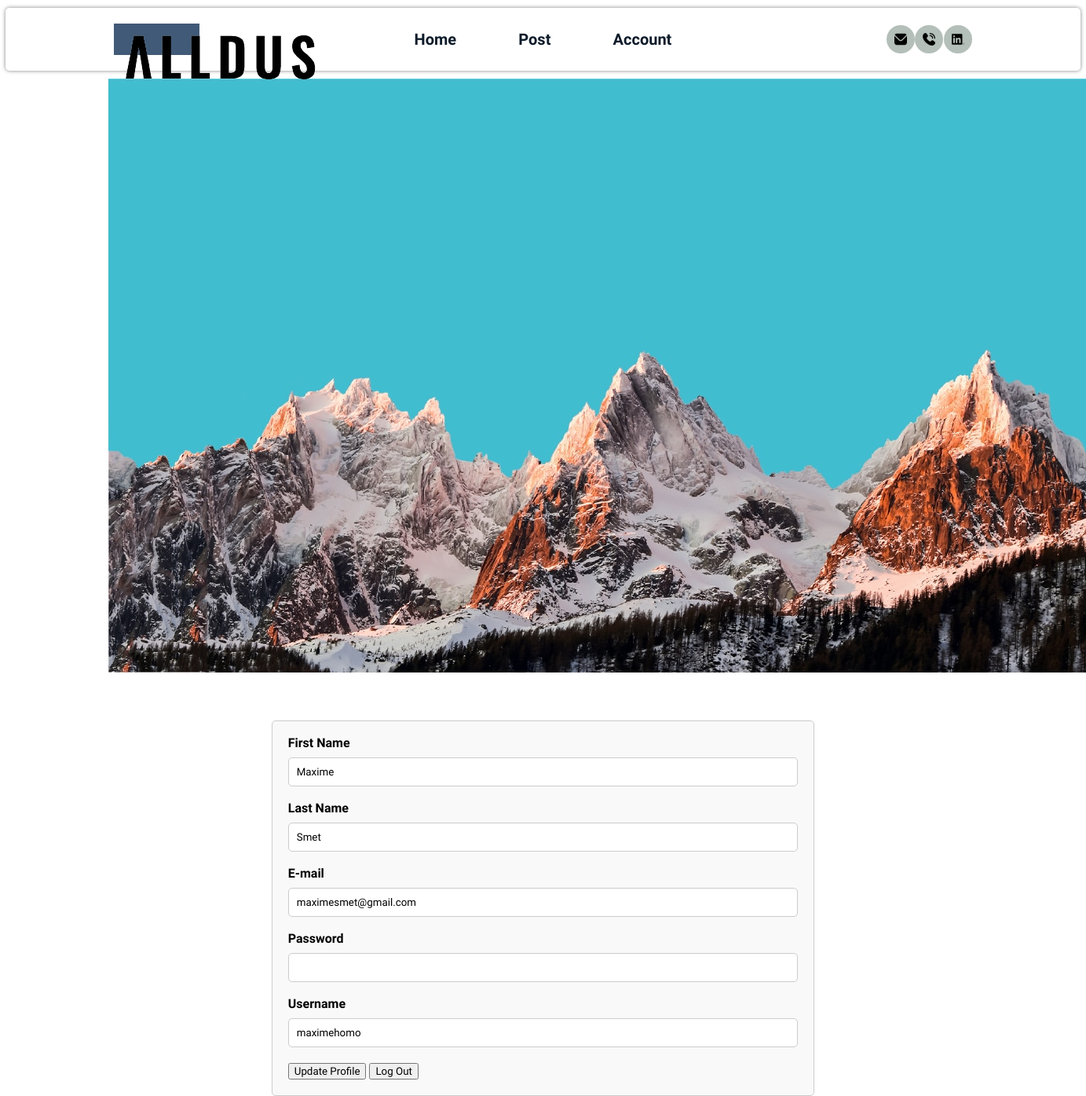
The app's page /login.php (signed in) with its own data.
### tables this page shows
CREATE TABLE `tblusers` (
  `UserID` int NOT NULL AUTO_INCREMENT,
  `FirstName` varchar(50) NOT NULL,
  `LastName` varchar(50) NOT NULL,
  `Username` varchar(50) NOT NULL,
  `PasswordHash` varchar(255) NOT NULL,
  `Email` varchar(100) DEFAULT NULL,
  `CreatedAt` timestamp NULL DEFAULT CURRENT_TIMESTAMP,
  PRIMARY KEY (`UserID`),
  UNIQUE KEY `Username` (`Username`)
);

### login.php (the view, shortened to what this page needs)
<!DOCTYPE html>
<html lang="nl">
    <head>
        <link rel="stylesheet" type="text/css" href="css/style.css">
    </head>
    <body>
        <nav>
			<a href="index.php" id="logo"><img src="Icons/Alldus-logo.png.webp"></a>
			<ul id="main-nav-buttons">
				<li><a href="./index.php">Home</a></li>
				<li><a href="./create-post.php">Post</a></li>
				<li><a href="./login.php">Account</a></li>
			</ul>
			<ul id="social-nav-buttons">
				<li><img class="social-nav-img" src="Icons/envelope.png"/></li>
				<li><img class="social-nav-img" src="Icons/phone-call.png"/></li>
				<li><img class="social-nav-img" src="Icons/linkedin.png"/></li>
			</ul>
		</nav>
        <main>
        <img style="overflow-y: hidden;" id="background" src="Icons/AlldusBackground.jpg"/>
        <?php
            if(!isset($_SESSION['user_id'])) {
                echo '
                <div class="account-form">
                <h2>Login</h2>
                <form method="post">
                        <label for="username">Username</label>
                        <input type="text" id="username" name="username" required>
                        <label for="password">Password</label>
                        <input type="password" id="password" name="password" required>
                        <input type="submit" name="submit" value="Login">
                        <a href="./signup.php">Sign Up</a>
                        </form>
                        </div>
                        ';
                        $conn = new mysqli("10.30.199.62", "guest", "guestPassword", "stagebedrijf");
                        if($conn->connect_error) {die("<p>Connection error: " . $conn->connect_error . "</p>");}
                        if (isset($_POST['submit'])) {
                            $stmt = $conn->prepare("SELECT UserID, PasswordHash FROM tblUsers WHERE Username = ?");
                            $stmt->bind_param("s", $_POST['username']);
                            $stmt->execute();
                            $sqlResult = $stmt->get_result();
                            $row = $sqlResult->fetch_assoc();
                            $hash = $row['PasswordHash'];
                            $loggedInUserID = $row['UserID'];
                            $correctLogin = password_verify($_POST['password'], $hash);
                            if ($correctLogin == 1) {
                                $_SESSION['user_id'] = $loggedInUserID;
                                header('Location: login.php');
                            } else {
                                header("Location: login.php");
                    }
                }
            } else {
                $conn = new mysqli("10.30.199.62", "guest", "guestPassword", "stagebedrijf");
                $stmt = $conn->prepare("SELECT * FROM tblUsers WHERE UserID = ?");
                $stmt->bind_param("s", $_SESSION['user_id']);
                $stmt->execute();
                $sqlResult = $stmt->get_result();
                $row = $sqlResult->fetch_assoc();
                echo '
                <form method="post" class="account-form">
                <label for="firstname">First Name</label>
                <input type="text" id="firstname" name="firstname" value="'.$row['FirstName'].'">
                    <label for="lastname">Last Name</label>
                    <input type="text" id="lastname" name="lastname" value="'.$row['LastName'].'">
                    <label for="email">E-mail</label>
                    <input type="text" id="email" name="email" value="'.$row['Email'].'">
                    <label for="password">Password</label>
                    <input type="password" id="password" name="password" value="">
                    <label for="username">Username</label>
                    <input type="text" id="username" name="username" value="'.$row['Username'].'">
                    <button type="submit" name="update">Update Profile</button>
                    <form method="post">
                        <button type="submit" name="submit">Log Out</button>
                    </form>
                </form>
                ';
            }
            ?>
        </main>
    </body>
</html>

### css/style.css (style rules this page uses)
* { font-family: "Sarala", serif; }
*, *::before, *::after { box-sizing: border-box; }
body, html { height: 100%; margin: 0; }
body { width: 100%; display: flex; justify-content: center; background-size: cover; background-repeat: no-repeat; background-position: center; }
nav { width: 99vw; height: 80px; padding-left: 10vw; padding-right: 10vw; background-color: white; display: flex; align-items: center; justify-content: space-between; position: fixed; box-shadow: 0px 0px 5px gray; border-radius: 5px; margin-top: 10px; z-index: 5; }
nav ul { margin: 0; padding: 0; list-style-type: none; display: inline-flex; justify-content: space-between; }
nav #logo { width: 10%; height: 40px; background-color: #415a77; color: white; font-weight: bolder; font-size: 15px; text-align: center; align-content: center; }
nav #main-nav-buttons { width: 30%; min-width: 20%; }
nav #main-nav-buttons li a { font-size: 20px; text-decoration: none; color: #0d1b2a; font-weight: bolder; }
nav #social-nav-buttons { width: 10%; }
nav #social-nav-buttons li { display: inline; border-radius: 50%; background-color: #b3bfb8; padding: 10px; width: 36px; height: 36px; display: flex; justify-content: center; align-items: center; }
nav #social-nav-buttons li .social-nav-img { width: 100%; height: 100%; }
main { margin-top: 100px; width: 80vw; }
.account-form { width: 50vw; height: fit-content; margin-top: 7vh; margin-left: auto; margin-right: auto; padding: 20px; border: 1px solid #ccc; border-radius: 5px; background-color: #f9f9f9; box-sizing: border-box; line-height: 1; }
.account-form label { display: block; margin-bottom: 10px; font-weight: bold; }
.account-form input[type=text], .account-form input[type=password] { width: 100%; padding: 10px; margin-bottom: 20px; border: 1px solid #ccc; border-radius: 5px; }

### records on screen
tblusers: firstname "Maxime", lastname "Smet", email "maximesmet@gmail.com", username "maximehomo"
